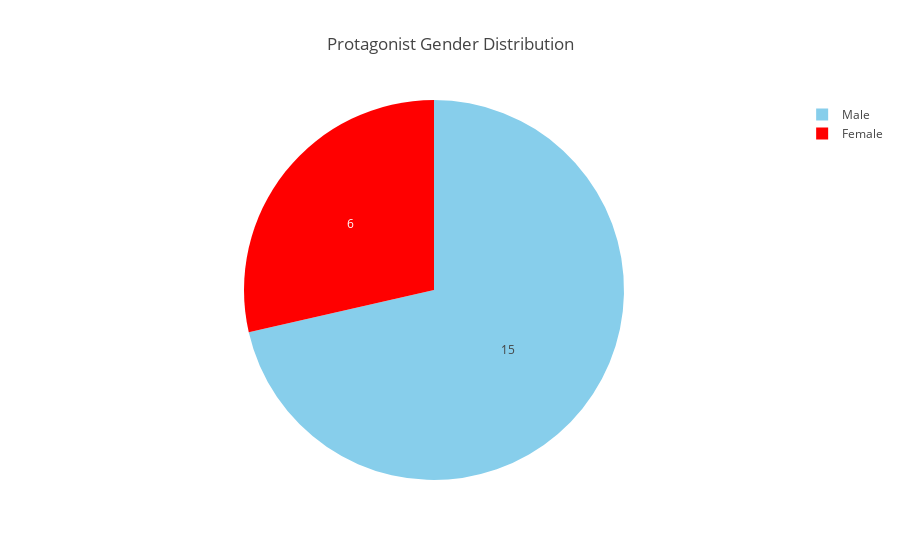

Here is the notebook cell this chart was saved with:
### Code cell
# Bar plot to visualize protagonist gender distribution

fig = {
    'data': [
        dict(
            labels = ['Male', 'Female'],
            values = [15, 6],
            type = 'pie',
            sort = False,
            hoverinfo = 'label+percent',
            textinfo = 'value',
            marker = dict(colors = ['skyblue', 'red'])
        )
],
    'layout' : 
        dict(
            title = 'Protagonist Gender Distribution'
    )
}

iplot(fig)

### Figure 1 — Plotly figure (JSON) as saved in the notebook; plotly's stock layout.template omitted (floating-point values rounded to 4 significant figures)
{"data": [{"hoverinfo": "label+percent", "labels": ["Male", "Female"], "marker": {"colors": ["skyblue", "red"]}, "sort": false, "textinfo": "value", "type": "pie", "uid": "4982e181-41c0-4c63-a9a9-1709a088423a", "values": [15, 6]}], "layout": {"title": {"text": "Protagonist Gender Distribution"}}}
